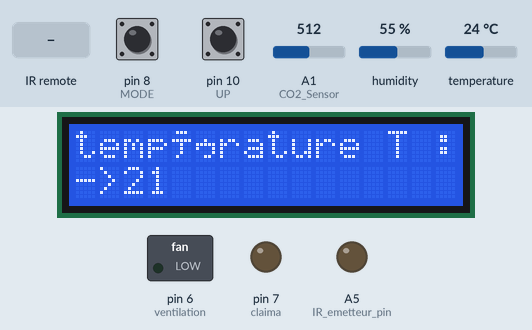
This sketch was run on a simulated Arduino Uno, built with avr-gcc and run on an emulated ATmega328P. On the bench: 16×2 character LCD, switched loads named in the sketch (green lamp = pin HIGH), output pins drawn as LEDs (lit = HIGH). The test bench sets the inputs (shaded band); at power-on: pin 8 (MODE) HIGH, pin 10 (UP) HIGH, A1 (CO2_Sensor) = 512, humidity 55 %, temperature 24 °C.

Above: at 2.2 s.
2.3 s: pin 8 (MODE) pulled LOW for 1.95 s
At 5.2 s:
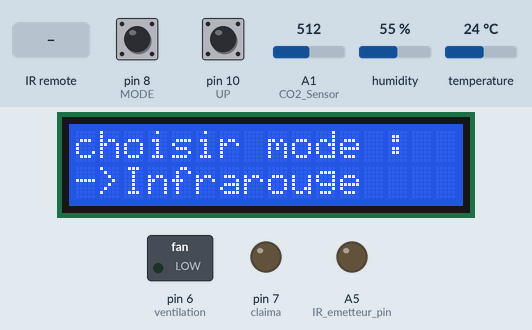
7.4 s: infrared code 0x1 received
At 8.9 s:
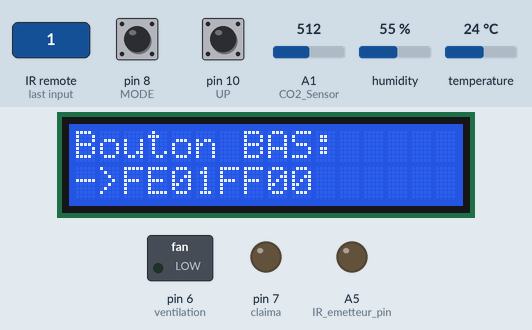
13.0 s: infrared code 0x2 received
At 14.4 s:
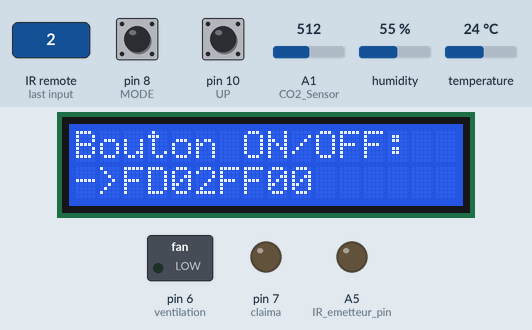
18.6 s: infrared code 0x3 received
At 20.0 s:
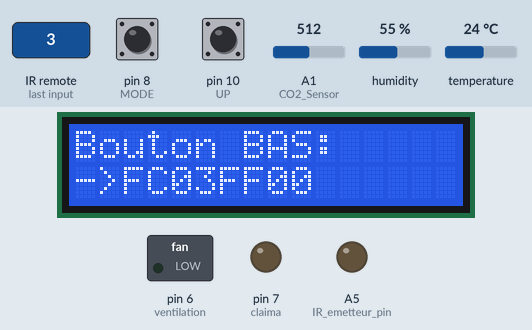
24.1 s: infrared code 0x1 received
At 25.6 s:
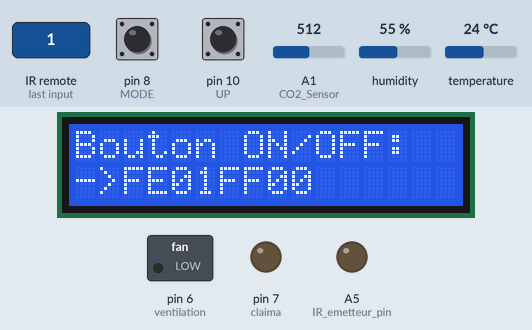
29.7 s: infrared code 0x2 received
At 31.0 s:
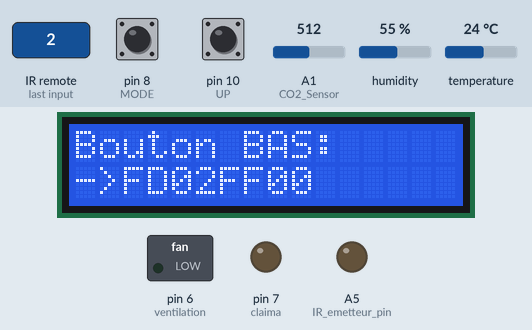
Timing chart, 0 to 32.7 s (numbered marks = the images above; inputs shaded):
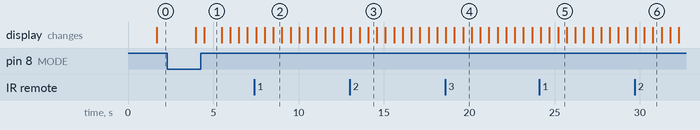

Measured:
- after the input at 2.3 s, the display: first changes after 1.7 s (image 1 shows a later state)
- after the input at 7.4 s, the display: first differs from a run without the input after 1.1 s (image 2)
- after the input at 13.0 s, the display: first differs from a run without the input after 1.1 s (image 3)
- after the input at 18.6 s, the display: first differs from a run without the input after 1.0 s (image 4)
- after the input at 24.1 s, the display: first differs from a run without the input after 1.1 s (image 5)
- after the input at 29.7 s, the display: first differs from a run without the input after 1.1 s (image 6)
- what the display in image 1 shows lasts 1.0 s, from 4.5 s to 5.5 s

The sketch:

Code_Final.ino
```cpp
#include <LiquidCrystal.h>
#include <DHT11.h>
#include <IRremote.hpp>
#define DHT11PIN A0
#define claima 7
#define ventilation 6
#define CO2_Sensor A1
#define UP 10
#define DOWN 9
#define MODE 8
#define IR_recepteur_pin A4
#define IR_emetteur_pin A5

int T = 20;
int temperature = 0;
int humidity = 0;
bool modstate = false;
bool upstate = false;
bool downstate = false;
String Mods[2] = {"Relais","Infrarouge"};
int currentMode = 0;
int mode = 1;
unsigned long up_button_signal, down_button_signal, ON_OFF_button_signal;

bool state = true;
bool state1 = true;
bool claima_status_on = true;
bool claima_status_off = true;

DHT11 dht11(DHT11PIN);

LiquidCrystal lcd(12, 11, 5, 4, 3, 2);

IRrecv irrecv(IR_recepteur_pin);
IRsend sender(IR_emetteur_pin);

decode_results results;

void setup() {
  lcd.begin(16, 2);
  pinMode(UP, INPUT_PULLUP);
  pinMode(DOWN, INPUT_PULLUP);
  pinMode(MODE, INPUT_PULLUP);
  pinMode(claima, OUTPUT);
  pinMode(ventilation, OUTPUT);
  pinMode(CO2_Sensor, INPUT);
  pinMode(DHT11PIN, INPUT);
  pinMode(IR_recepteur_pin, INPUT);
  pinMode(IR_emetteur_pin, OUTPUT);
  lcd.print("Demarrage...");
  irrecv.enableIRIn();
  Serial.begin(9600);
  delay(100);
}

void loop() {
  state = true;
  state1 = true;
  if (digitalRead(MODE) == HIGH) {
    mode++;
    if (mode > 3) mode = 1; // Nombre de modes disponibles
    delay(500);
  }
  int result = dht11.readTemperatureHumidity(temperature, humidity);
  delay(500);
  float AIR = analogRead(CO2_Sensor);
  switch (mode) {
    case 1: // Affichage par défaut
      lcd.clear();
      lcd.print("T: "); lcd.print(temperature); lcd.print((char)223); lcd.print("C");
      lcd.print(" | H: "); lcd.print(humidity); lcd.print("% ");
      lcd.setCursor(0, 1);
      lcd.print("CO2: ");lcd.print(AIR);
      if (AIR > 250.00) { digitalWrite(ventilation, LOW);}
      else if (AIR < 250.00) { digitalWrite(ventilation, HIGH);}
      if (temperature > T) {
        if ((Mods[currentMode] == "Infrarouge") && (claima_status_on)) {
          sender.sendNEC(ON_OFF_button_signal, 32);
          claima_status_on = false;
          claima_status_off = true;
        }
        else if (Mods[currentMode] == "Relais") {
          digitalWrite(claima, LOW);
        }
      }
      else if (temperature < T) {
        if ((Mods[currentMode] == "Infrarouge") && (claima_status_off)) {
          sender.sendNEC(ON_OFF_button_signal, 32);
          claima_status_off = false;
          claima_status_on = true;
        }
        else if (Mods[currentMode] == "Relais") {
          digitalWrite(claima, HIGH);
        }
      }
      delay(500);
      break;
    case 2: // Mode d'ajustement de la température
      lcd.clear();
      lcd.print("température T :");
      lcd.setCursor(0, 1);
      lcd.print("->"); lcd.print(T);
      while (state) {
        if (digitalRead(UP) == HIGH) {
          T++;
          if(up_button_signal != 0){sender.sendNEC(up_button_signal, 32);}
        }
        else if (digitalRead(DOWN) == HIGH) {
          T--;
          if(up_button_signal != 0){sender.sendNEC(down_button_signal, 32);}
        }
        lcd.setCursor(0, 1);
        lcd.print("->"); lcd.print(T);
        delay(250);
        if (digitalRead(MODE) == HIGH) { delay(500); state = false; mode++; }
      }
      delay(500);
      break;
    case 3: // Mode de sélection du mode
      lcd.clear();
      lcd.print("choisir mode :");
      lcd.setCursor(0, 1);
      lcd.print("->"); lcd.print(Mods[currentMode]);
      delay(500);
      while (state1) {
        if (digitalRead(UP) == HIGH) {
          currentMode++;
          if (currentMode == 2) { currentMode = 0; }
          lcd.clear();
          lcd.print("choisir mode :");
          lcd.setCursor(0, 1);
          lcd.print("->"); lcd.print(Mods[currentMode]);
          delay(500);
        }
        if ((digitalRead(MODE) == HIGH) && (Mods[currentMode] == "Infrarouge")) {
          bool saved = false;
          int state2 = true;
          while (state2) {
            delay(500);
            lcd.clear();
            lcd.print("Bouton HAUT:");
            lcd.setCursor(0, 1);
            lcd.print("->"); lcd.print(up_button_signal, HEX);
            if (IrReceiver.decode()) {
              auto value = IrReceiver.decodedIRData.decodedRawData;
              up_button_signal = value;
              IrReceiver.resume(); // Recevoir la valeur suivante
            }
            if (digitalRead(MODE) == HIGH) {
              while (true) {
                lcd.clear();
                lcd.print("Bouton BAS:");
                lcd.setCursor(0, 1);
                lcd.print("->"); lcd.print(down_button_signal, HEX);
                if (IrReceiver.decode()) {
                  auto value = IrReceiver.decodedIRData.decodedRawData;
                  down_button_signal = value;
                  IrReceiver.resume(); // Recevoir la valeur suivante
                }
                delay(500);
                if (digitalRead(MODE) == HIGH) {
                  while (true) {
                    lcd.clear();
                    lcd.print("Bouton ON/OFF:");
                    lcd.setCursor(0, 1);
                    lcd.print("->"); lcd.print(ON_OFF_button_signal, HEX);
                    if (IrReceiver.decode()) {
                      auto value = IrReceiver.decodedIRData.decodedRawData;
                      ON_OFF_button_signal = value;
                      IrReceiver.resume(); // Recevoir la valeur suivante
                    }
                    delay(500);
                    if (digitalRead(MODE) == HIGH) { state2 = false; state1 = false; mode = 1; break; saved=true;delay(500);}
                  }
                }
              }
              if(saved){break; lcd.setCursor(0, 1);lcd.print("->breaked");}
            }
            delay(500);
          }
        }
        if ((digitalRead(MODE) == HIGH) && (Mods[currentMode] == "Relais")) { delay(500); state1 = false; mode = 1; break; }
      }
      break;
  }
}
```
